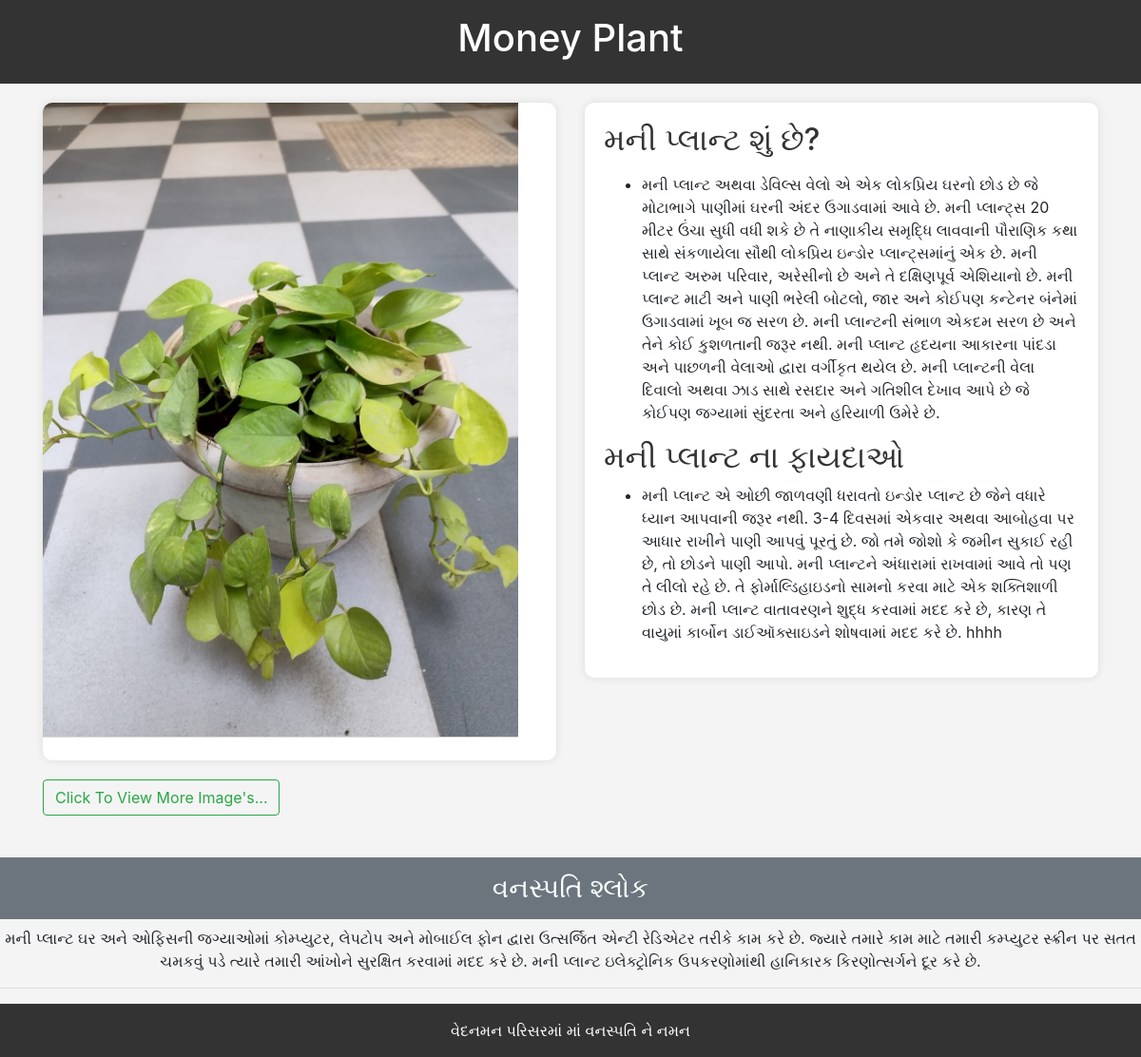
Page /myRead.php?id=12 on the committed database.
### tables this page shows
CREATE TABLE plantsData (
        id INTEGER PRIMARY KEY AUTOINCREMENT,
        heading TEXT,
        main_title TEXT,
        main_description TEXT,
        benefits_title TEXT,
        benefits_description TEXT,
        input_file BLOB
    , footer_input TEXT);

### myRead.php (the view, shortened to what this page needs)
<?php
include 'db_connection.php';
if (isset($_GET['id'])) {
    $id = $_GET['id'];
    $stmt = $conn->prepare("SELECT * FROM plantsData WHERE id=?");
    $stmt->execute([$id]);
    $result = $stmt->fetch();
} else {
    header('Location: index.php');
}
?>
<!DOCTYPE html>
<html lang="en">
<head>
    <link rel="stylesheet" href="https://stackpath.bootstrapcdn.com/bootstrap/4.5.2/css/bootstrap.min.css">
</head>
<body>
    <header>
        <h1>
            <?= $result['heading']; ?>
        </h1>
    </header>
    <section class="container">
        <div class="row">
            <div class="col-md-6">
                <div class="plant-card">
                    <?php
                    if (!empty($result['input_file'])) {
                        $imageArray = explode(',', $result['input_file']);
                        if (!empty($imageArray)) {
                            echo '<div class="row">';
                            echo '<div class="col-md-12 mb-4">';
                            echo '<img src="' . $imageArray[0] .'" alt="Image" class="img-fluid " style="width:500px !important">';
                            echo '</div>';
                            echo '</div>';
                        } else {
                            echo '<p>No images available</p>';
                        }
                    } else {
                        echo '<p>No image available</p>';
                    }
                    ?>
                </div>
                <div>
                    <a href="gallery.php?id=<?php echo $id; ?>" class="btn btn-outline-success">Click To View More Image's...</a>
                </div><br>
            </div>
            <div class="col-md-6">
                <div class="plant-card">
                    <div class="card-body">
                        <h2 class="card-title">
                            <?= $result['main_title']; ?>
                        </h2>
                        <p class="card-text">
                        <ul>
                            <li>
                                <?= $result['main_description']; ?>
                            </li>
                        </ul>
                        </p>
                        <h2>
                            <?= $result['benefits_title']; ?>
                        </h2>
                        <ul>
                            <li>
                                <?= $result['benefits_description']; ?>
                            </li>
                        </ul>
                    </div>
                </div>
            </div>
        </div>
    </section>
    <center>
        <h3>
            <div class="p-3 mb-2 bg-secondary text-white">વનસ્પતિ શ્લોક</div>
        </h3>
        <?php
            if(isset($result['footer_input'])) {
                echo $result['footer_input'];
            } else {
                echo "No footer input available";
            }
        ?>
    </center>
    <hr>
    <footer>
        <div style="cursor: pointer;">વેદનમન પરિસરમાં માં વનસ્પતિ ને નમન</div>
    </footer>
</body>
</html>

### myRead.php (style rules this page uses)
body { background-color: #f4f4f4; }
header { background-color: #333; color: #fff; text-align: center; padding: 1em 0; }
section { padding: 20px; }
h2 { color: #333; }
.plant-card { border: none; border-radius: 10px; box-shadow: 0 0 10px rgba(0, 0, 0, 0.1); overflow: hidden; margin-bottom: 20px; background-color: #fff; transition: transform 0.3s; }
img { max-width: 100%; height: auto; border-bottom: 1px solid #ddd; }
footer { text-align: center; padding: 1em 0; background-color: #333; color: #fff; }

### rows in the picture
plantsdata: heading "Money Plant", input_file (picture), main_title "મની પ્લાન્ટ શું છે?", main_description "મની પ્લાન્ટ અથવા ડેવિલ્સ વેલો એ એક લોકપ્રિય ઘરનો છોડ છે જે મોટાભાગે પાણીમાં ઘરની અંદર ઉગાડવામાં આવે છે. મની પ્લાન્ટ્સ 20 મીટર ઉંચા સુધી વધી શકે છે તે નાણાકીય સમૃદ્ધિ લાવવાની પૌરાણિક કથા સાથે સંકળાયેલા સૌથી લોકપ્રિય ઇન્ડોર પ્લાન્ટ્સમાંનું એક છે. મની પ્લાન્ટ અરુમ પરિવાર, અરેસીનો છે અને તે દક્ષિણપૂર્વ એશિયાનો છે. મની પ્લાન્ટ માટી અને પાણી ભરેલી બોટલો, જાર અને કોઈપણ કન્ટેનર બંનેમાં ઉગાડવામાં ખૂબ જ સરળ છે. મની પ્લાન્ટની સંભાળ એકદમ સરળ છે અને તેને કોઈ કુશળતાની જરૂર નથી. મની પ્લાન્ટ હૃદયના આકારના પાંદડા અને પાછળની વેલાઓ દ્વારા વર્ગીકૃત થયેલ છે. મની પ્લાન્ટની વેલા દિવાલો અથવા ઝાડ સાથે રસદાર અને ગતિશીલ દેખાવ આપે છે જે કોઈપણ જગ્યામાં સુંદરતા અને હરિયાળી ઉમેરે છે.", benefits_title "મની પ્લાન્ટ ના ફાયદાઓ", benefits_description "મની પ્લાન્ટ એ ઓછી જાળવણી ધરાવતો ઇન્ડોર પ્લાન્ટ છે જેને વધારે ધ્યાન આપવાની જરૂર નથી. 3-4 દિવસમાં એકવાર અથવા આબોહવા પર આધાર રાખીને પાણી આપવું પૂરતું છે. જો તમે જોશો કે જમીન સુકાઈ રહી છે, તો છોડને પાણી આપો. મની પ્લાન્ટને અંધારામાં રાખવામાં આવે તો પણ તે લીલો રહે છે. તે ફોર્માલ્ડિહાઇડનો સામનો કરવા માટે એક શક્તિશાળી છોડ છે. મની પ્લાન્ટ વાતાવરણને શુદ્ધ કરવામાં મદદ કરે છે, કારણ તે વાયુમાં કાર્બોન ડાઈઑક્સાઇડને શોષવામાં મદદ કરે છે. hhhh", footer_input "મની પ્લાન્ટ ઘર અને ઓફિસની જગ્યાઓમાં કોમ્પ્યુટર, લેપટોપ અને મોબાઈલ ફોન દ્વારા ઉત્સર્જિત એન્ટી રેડિએટર તરીકે કામ કરે છે. જ્યારે તમારે કામ માટે તમારી કમ્પ્યુટર સ્ક્રીન પર સતત ચમકવું પડે ત્યારે તમારી આંખોને સુરક્ષિત કરવામાં મદદ કરે છે. મની પ્લાન્ટ ઇલેક્ટ્રોનિક ઉપકરણોમાંથી હાનિકારક કિરણોત્સર્ગને દૂર કરે છે."
